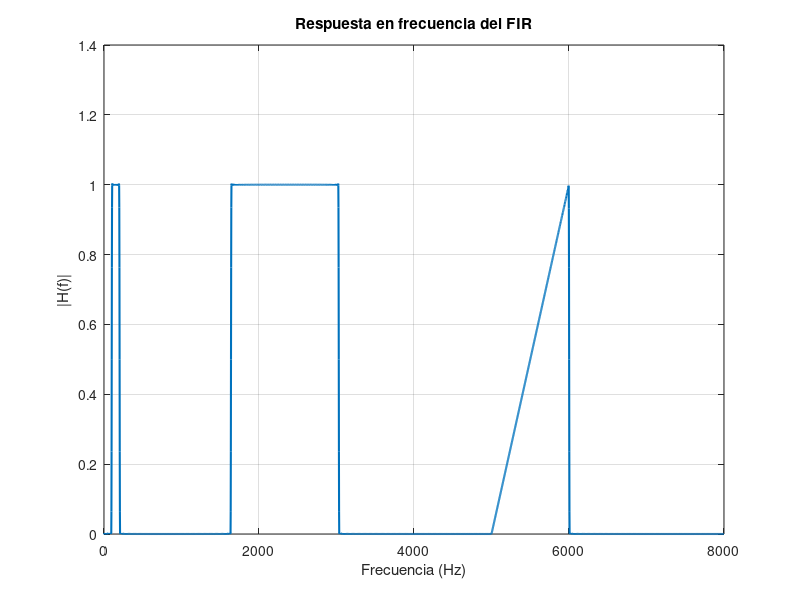
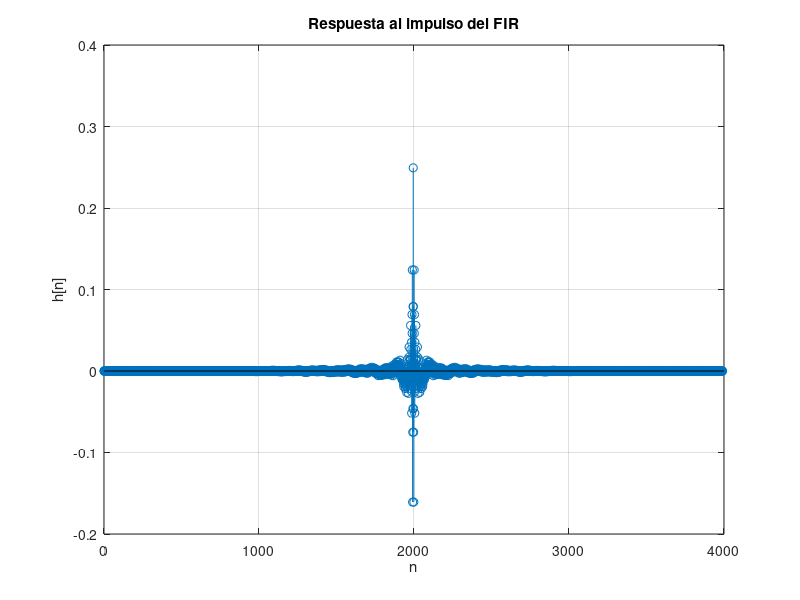

MATLAB code to generate these figures, in order:
clear;
clc;
close all;

% Frecuencia de muestreo
fs = 16000;

% Cantidad de puntos para definir H(f)
Nfft = 4096;

% Vector de frecuencias
f = (0:Nfft-1)*(fs/Nfft);

% Respuesta en frecuencia deseada
H = zeros(1,Nfft);

% Banda 1: [100,200] Hz
idx = find(f >= 100 & f <= 200);
H(idx) = 1;

% Banda 2: [1640,3028] Hz
idx = find(f >= 1640 & f <= 3028);
H(idx) = 1;

% Banda 3: [5000,6000] Hz
idx = find(f >= 5000 & f <= 6000);
H(idx) = (f(idx)-5000)/1000;

% Simetría para obtener h[n] real
for k = 2:Nfft/2
    H(Nfft-k+2) = H(k);
end

% Respuesta al impulso ideal
h_ideal = real(ifft(H));

% Centrar respuesta
h_ideal = fftshift(h_ideal);

% Longitud FIR
N = 3991;

% Recortar parte central
centro = floor(length(h_ideal)/2)+1;
ini = centro - floor(N/2);
fin = centro + floor(N/2);

h = h_ideal(ini:fin);

% Ventana Hamming
w = 0.54 - 0.46*cos(2*pi*(0:N-1)/(N-1));

% FIR final
h_fir = h .* w;

% Respuesta en frecuencia
[Hfir,ff] = freqz(h_fir,1,4096,fs);

% Gráfico magnitud
figure;
plot(ff,abs(Hfir),'LineWidth',1.5);
grid on;
xlabel('Frecuencia (Hz)');
ylabel('|H(f)|');
title('Respuesta en frecuencia del FIR');

% Respuesta al impulso
figure;
stem(0:N-1,h_fir);
grid on;
xlabel('n');
ylabel('h[n]');
title('Respuesta al impulso del FIR');
